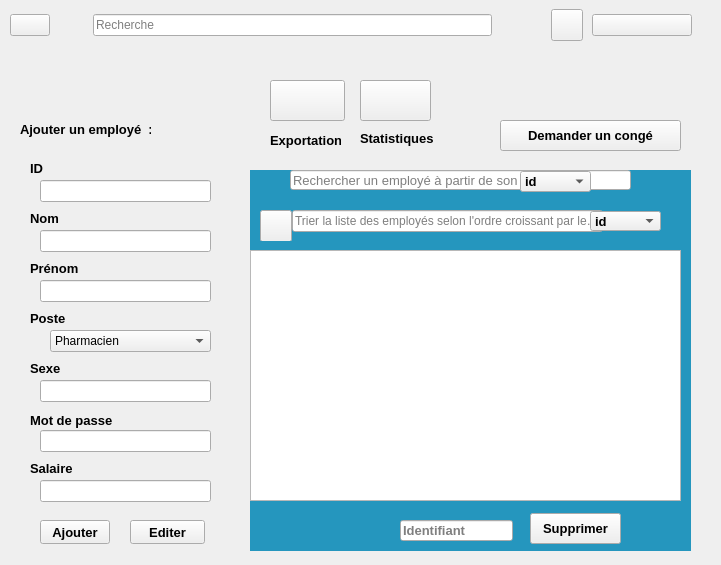
  <widget class="QWidget" name="mainbody" native="true">
   <property name="geometry">
    <rect>
     <x>200</x>
     <y>0</y>
     <width>721</width>
     <height>565</height>
    </rect>
   </property>
   <property name="font">
    <font>
     <bold>false</bold>
    </font>
   </property>
   <widget class="QWidget" name="widget_3" native="true">
    <property name="geometry">
     <rect>
      <x>0</x>
      <y>0</y>
      <width>701</width>
      <height>50</height>
     </rect>
    </property>
    <property name="minimumSize">
     <size>
      <width>400</width>
      <height>0</height>
     </size>
    </property>
    <property name="maximumSize">
     <size>
      <width>800</width>
      <height>135</height>
     </size>
    </property>
    <layout class="QHBoxLayout" name="horizontalLayout_7">
     <property name="spacing">
      <number>0</number>
     </property>
     <property name="leftMargin">
      <number>0</number>
     </property>
     <property name="topMargin">
      <number>0</number>
     </property>
     <property name="rightMargin">
      <number>0</number>
     </property>
     <property name="bottomMargin">
      <number>0</number>
     </property>
     <item alignment="Qt::AlignRight">
      <widget class="QWidget" name="widget_7" native="true">
       <layout class="QHBoxLayout" name="horizontalLayout_8">
        <property name="spacing">
         <number>7</number>
        </property>
        <property name="leftMargin">
         <number>10</number>
        </property>
        <property name="topMargin">
         <number>10</number>
        </property>
        <property name="rightMargin">
         <number>10</number>
        </property>
        <property name="bottomMargin">
         <number>10</number>
        </property>
        <item>
         <widget class="QPushButton" name="pushButton_3">
          <property name="text">
           <string/>
          </property>
          <property name="icon">
           <iconset resource="image.qrc">
            <normaloff>:/res/icone1.jog.png</normaloff>:/res/icone1.jog.png</iconset>
          </property>
          <property name="iconSize">
           <size>
            <width>50</width>
            <height>50</height>
           </size>
          </property>
         </widget>
        </item>
        <item>
         <widget class="QLabel" name="label_12">
          <property name="minimumSize">
           <size>
            <width>10</width>
            <height>0</height>
           </size>
          </property>
          <property name="text">
           <string/>
          </property>
          <property name="pixmap">
           <pixmap resource="image2.qrc">:/res/icone7</pixmap>
          </property>
          <property name="scaledContents">
           <bool>false</bool>
          </property>
          <property name="wordWrap">
           <bool>false</bool>
          </property>
         </widget>
        </item>
       </layout>
      </widget>
     </item>
     <item>
      <widget class="QWidget" name="widget_8" native="true">
       <property name="minimumSize">
        <size>
         <width>200</width>
         <height>0</height>
        </size>
       </property>
       <property name="maximumSize">
        <size>
         <width>553</width>
         <height>16777215</height>
        </size>
       </property>
       <layout class="QHBoxLayout" name="horizontalLayout_9">
        <property name="leftMargin">
         <number>9</number>
        </property>
        <property name="topMargin">
         <number>9</number>
        </property>
        <item>
         <widget class="QFrame" name="frame_2">
          <property name="minimumSize">
           <size>
            <width>50</width>
            <height>0</height>
           </size>
          </property>
          <property name="styleSheet">
           <string notr="true"/>
          </property>
          <property name="frameShape">
           <enum>QFrame::NoFrame</enum>
          </property>
          <layout class="QHBoxLayout" name="horizontalLayout_10">
           <property name="spacing">
            <number>0</number>
           </property>
           <property name="leftMargin">
            <number>0</number>
           </property>
           <property name="topMargin">
            <number>0</number>
           </property>
           <property name="rightMargin">
            <number>0</number>
           </property>
           <property name="bottomMargin">
            <number>0</number>
           </property>
           <item>
            <widget class="QLabel" name="label_4">
             <property name="maximumSize">
              <size>
               <width>30</width>
               <height>30</height>
              </size>
             </property>
             <property name="text">
              <string/>
             </property>
             <property name="pixmap">
              <pixmap resource="image.qrc">:/res/icone2.jpg.png</pixmap>
             </property>
             <property name="scaledContents">
              <bool>true</bool>
             </property>
            </widget>
           </item>
           <item>
            <widget class="QLineEdit" name="lineEdit_2">
             <property name="text">
              <string/>
             </property>
             <property name="placeholderText">
              <string>Recherche</string>
             </property>
            </widget>
           </item>
          </layout>
         </widget>
        </item>
       </layout>
      </widget>
     </item>
     <item>
      <widget class="QWidget" name="widget_9" native="true">
       <property name="minimumSize">
        <size>
         <width>200</width>
         <height>0</height>
        </size>
       </property>
       <layout class="QHBoxLayout" name="horizontalLayout_11">
        <property name="spacing">
         <number>9</number>
        </property>
        <property name="leftMargin">
         <number>50</number>
        </property>
        <property name="topMargin">
         <number>9</number>
        </property>
        <property name="rightMargin">
         <number>9</number>
        </property>
        <property name="bottomMargin">
         <number>9</number>
        </property>
        <item>
         <widget class="QPushButton" name="pushButton_4">
          <property name="minimumSize">
           <size>
            <width>32</width>
            <height>32</height>
           </size>
          </property>
          <property name="maximumSize">
           <size>
            <width>32</width>
            <height>32</height>
           </size>
          </property>
          <property name="toolTipDuration">
           <number>-2</number>
          </property>
          <property name="layoutDirection">
           <enum>Qt::LeftToRight</enum>
          </property>
          <property name="autoFillBackground">
           <bool>false</bool>
          </property>
          <property name="text">
           <string/>
          </property>
          <property name="icon">
           <iconset resource="image.qrc">
            <normaloff>:/res/icone4.jpg.png</normaloff>:/res/icone4.jpg.png</iconset>
          </property>
          <property name="iconSize">
           <size>
            <width>32</width>
            <height>32</height>
           </size>
          </property>
         </widget>
        </item>
        <item>
         <widget class="QPushButton" name="pushButton_15">
          <property name="text">
           <string/>
          </property>
          <property name="icon">
           <iconset resource="image20.qrc">
            <normaloff>:/res/icone20</normaloff>:/res/icone20</iconset>
          </property>
         </widget>
        </item>
       </layout>
      </widget>
     </item>
    </layout>
   </widget>
   <widget class="QFrame" name="employe">
    <property name="geometry">
     <rect>
      <x>10</x>
      <y>110</y>
      <width>230</width>
      <height>451</height>
     </rect>
    </property>
    <property name="minimumSize">
     <size>
      <width>230</width>
      <height>420</height>
     </size>
    </property>
    <property name="maximumSize">
     <size>
      <width>150</width>
      <height>600</height>
     </size>
    </property>
    <property name="frameShape">
     <enum>QFrame::NoFrame</enum>
    </property>
    <widget class="QFrame" name="frame_3">
     <property name="geometry">
      <rect>
       <x>0</x>
       <y>0</y>
       <width>151</width>
       <height>41</height>
      </rect>
     </property>
     <property name="maximumSize">
      <size>
       <width>200</width>
       <height>16777215</height>
      </size>
     </property>
     <property name="frameShape">
      <enum>QFrame::NoFrame</enum>
     </property>
     <widget class="QLabel" name="label">
      <property name="geometry">
       <rect>
        <x>10</x>
        <y>4</y>
        <width>131</width>
        <height>31</height>
       </rect>
      </property>
      <property name="font">
       <font>
        <pointsize>10</pointsize>
        <bold>true</bold>
       </font>
      </property>
      <property name="text">
       <string>Ajouter un employé  :</string>
      </property>
     </widget>
    </widget>
    <widget class="QLabel" name="label_5">
     <property name="geometry">
      <rect>
       <x>20</x>
       <y>50</y>
       <width>49</width>
       <height>16</height>
      </rect>
     </property>
     <property name="font">
      <font>
       <pointsize>10</pointsize>
       <bold>true</bold>
      </font>
     </property>
     <property name="text">
      <string>ID</string>
     </property>
    </widget>
    <widget class="QLineEdit" name="id">
     <property name="geometry">
      <rect>
       <x>30</x>
       <y>70</y>
       <width>171</width>
       <height>22</height>
      </rect>
     </property>
    </widget>
    <widget class="QLabel" name="label_6">
     <property name="geometry">
      <rect>
       <x>20</x>
       <y>100</y>
       <width>49</width>
       <height>16</height>
      </rect>
     </property>
     <property name="font">
      <font>
       <pointsize>10</pointsize>
       <bold>true</bold>
      </font>
     </property>
     <property name="text">
      <string>Nom</string>
     </property>
    </widget>
    <widget class="QLineEdit" name="nom">
     <property name="geometry">
      <rect>
       <x>30</x>
       <y>120</y>
       <width>171</width>
       <height>22</height>
      </rect>
     </property>
     <property name="font">
      <font>
       <pointsize>10</pointsize>
       <bold>false</bold>
      </font>
     </property>
    </widget>
    <widget class="QLabel" name="label_7">
     <property name="geometry">
      <rect>
       <x>20</x>
       <y>150</y>
       <width>81</width>
       <height>16</height>
      </rect>
     </property>
     <property name="font">
      <font>
       <pointsize>10</pointsize>
       <bold>true</bold>
      </font>
     </property>
     <property name="text">
      <string>Prénom</string>
     </property>
    </widget>
    <widget class="QLineEdit" name="prenom">
     <property name="geometry">
      <rect>
       <x>30</x>
       <y>170</y>
       <width>171</width>
       <height>22</height>
      </rect>
     </property>
    </widget>
    <widget class="QLabel" name="label_8">
     <property name="geometry">
      <rect>
       <x>20</x>
       <y>200</y>
       <width>49</width>
       <height>16</height>
      </rect>
     </property>
     <property name="font">
      <font>
       <pointsize>10</pointsize>
       <bold>true</bold>
      </font>
     </property>
     <property name="text">
      <string>Poste</string>
     </property>
    </widget>
    <widget class="QLabel" name="label_9">
     <property name="geometry">
      <rect>
       <x>20</x>
       <y>250</y>
       <width>49</width>
       <height>16</height>
      </rect>
     </property>
     <property name="font">
      <font>
       <pointsize>10</pointsize>
       <bold>true</bold>
      </font>
     </property>
     <property name="text">
      <string>Sexe</string>
     </property>
    </widget>
    <widget class="QLineEdit" name="sexe">
     <property name="geometry">
      <rect>
       <x>30</x>
       <y>270</y>
       <width>171</width>
       <height>22</height>
      </rect>
     </property>
    </widget>
    <widget class="QLabel" name="label_10">
     <property name="geometry">
      <rect>
       <x>20</x>
       <y>350</y>
       <width>49</width>
       <height>16</height>
      </rect>
     </property>
     <property name="font">
      <font>
       <pointsize>10</pointsize>
       <bold>true</bold>
      </font>
     </property>
     <property name="text">
      <string>Salaire</string>
     </property>
    </widget>
    <widget class="QLineEdit" name="salaire">
     <property name="geometry">
      <rect>
       <x>30</x>
       <y>370</y>
       <width>171</width>
       <height>22</height>
      </rect>
     </property>
    </widget>
    <widget class="QPushButton" name="ajouter">
     <property name="geometry">
      <rect>
       <x>30</x>
       <y>410</y>
       <width>70</width>
       <height>24</height>
      </rect>
     </property>
     <property name="font">
      <font>
       <pointsize>10</pointsize>
       <bold>true</bold>
      </font>
     </property>
     <property name="text">
      <string>Ajouter</string>
     </property>
    </widget>
    <widget class="QPushButton" name="editer">
     <property name="geometry">
      <rect>
       <x>120</x>
       <y>410</y>
       <width>75</width>
       <height>24</height>
      </rect>
     </property>
     <property name="font">
      <font>
       <pointsize>10</pointsize>
       <bold>true</bold>
      </font>
     </property>
     <property name="text">
      <string>Editer</string>
     </property>
    </widget>
    <widget class="QLabel" name="label_13">
     <property name="geometry">
      <rect>
       <x>20</x>
       <y>300</y>
       <width>121</width>
       <height>21</height>
      </rect>
     </property>
     <property name="font">
      <font>
       <pointsize>10</pointsize>
       <bold>true</bold>
      </font>
     </property>
     <property name="statusTip">
      <string/>
     </property>
     <property name="whatsThis">
      <string/>
     </property>
     <property name="accessibleName">
      <string/>
     </property>
     <property name="text">
      <string>Mot de passe</string>
     </property>
    </widget>
    <widget class="QLineEdit" name="password">
     <property name="geometry">
      <rect>
       <x>30</x>
       <y>320</y>
       <width>171</width>
       <height>22</height>
      </rect>
     </property>
    </widget>
    <widget class="QComboBox" name="comboBox">
     <property name="geometry">
      <rect>
       <x>40</x>
       <y>220</y>
       <width>161</width>
       <height>22</height>
      </rect>
     </property>
     <item>
      <property name="text">
       <string>Pharmacien</string>
      </property>
     </item>
     <item>
      <property name="text">
       <string>Preparateur</string>
      </property>
     </item>
     <item>
      <property name="text">
       <string>Ressources humaines</string>
      </property>
     </item>
     <item>
      <property name="text">
       <string>Responsable Stock</string>
      </property>
     </item>
     <item>
      <property name="text">
       <string>Assistant</string>
      </property>
     </item>
     <item>
      <property name="text">
       <string>Responsable des achats</string>
      </property>
     </item>
     <item>
      <property name="text">
       <string>Technicien</string>
      </property>
     </item>
     <item>
      <property name="text">
       <string>comptable</string>
      </property>
     </item>
     <item>
      <property name="text">
       <string>Agent de nettoyage</string>
      </property>
     </item>
    </widget>
   </widget>
   <widget class="QPushButton" name="ExportationButton">
    <property name="geometry">
     <rect>
      <x>270</x>
      <y>80</y>
      <width>75</width>
      <height>41</height>
     </rect>
    </property>
    <property name="text">
     <string/>
    </property>
    <property name="icon">
     <iconset resource="image6.qrc">
      <normaloff>:/res/icone10</normaloff>:/res/icone10</iconset>
    </property>
    <property name="iconSize">
     <size>
      <width>32</width>
      <height>32</height>
     </size>
    </property>
   </widget>
   <widget class="QPushButton" name="statistiqueButton">
    <property name="geometry">
     <rect>
      <x>360</x>
      <y>80</y>
      <width>71</width>
      <height>41</height>
     </rect>
    </property>
    <property name="text">
     <string/>
    </property>
    <property name="icon">
     <iconset resource="image7.qrc">
      <normaloff>:/res/icone11</normaloff>:/res/icone11</iconset>
    </property>
    <property name="iconSize">
     <size>
      <width>32</width>
      <height>32</height>
     </size>
    </property>
   </widget>
   <widget class="QLabel" name="label_23">
    <property name="geometry">
     <rect>
      <x>600</x>
      <y>40</y>
      <width>51</width>
      <height>91</height>
     </rect>
    </property>
    <property name="text">
     <string/>
    </property>
    <property name="pixmap">
     <pixmap resource="image16.qrc">:/res/icone16</pixmap>
    </property>
   </widget>
   <widget class="QLabel" name="label_24">
    <property name="geometry">
     <rect>
      <x>540</x>
      <y>50</y>
      <width>49</width>
      <height>71</height>
     </rect>
    </property>
    <property name="text">
     <string/>
    </property>
    <property name="pixmap">
     <pixmap resource="image18.qrc">:/res/icone18</pixmap>
    </property>
   </widget>
   <widget class="QLabel" name="label_25">
    <property name="geometry">
     <rect>
      <x>270</x>
      <y>130</y>
      <width>71</width>
      <height>20</height>
     </rect>
    </property>
    <property name="font">
     <font>
      <pointsize>10</pointsize>
      <bold>true</bold>
     </font>
    </property>
    <property name="text">
     <string>Exportation</string>
    </property>
   </widget>
   <widget class="QLabel" name="label_26">
    <property name="geometry">
     <rect>
      <x>360</x>
      <y>130</y>
      <width>81</width>
      <height>16</height>
     </rect>
    </property>
    <property name="font">
     <font>
      <pointsize>10</pointsize>
      <bold>true</bold>
     </font>
    </property>
    <property name="text">
     <string>Statistiques</string>
    </property>
   </widget>
   <widget class="QPushButton" name="Demande_conge">
    <property name="geometry">
     <rect>
      <x>500</x>
      <y>120</y>
      <width>181</width>
      <height>31</height>
     </rect>
    </property>
    <property name="font">
     <font>
      <pointsize>10</pointsize>
      <bold>true</bold>
     </font>
    </property>
    <property name="text">
     <string>Demander un congé</string>
    </property>
   </widget>
   <widget class="QStackedWidget" name="stackedWidget">
    <property name="geometry">
     <rect>
      <x>250</x>
      <y>170</y>
      <width>441</width>
      <height>381</height>
     </rect>
    </property>
    <property name="styleSheet">
     <string notr="true">#stackedWidget{
    background-color: #2596be;
	color: #000;
}</string>
    </property>
    <property name="currentIndex">
     <number>0</number>
    </property>
    <widget class="QWidget" name="page">
     <widget class="QFrame" name="frame_4">
      <property name="geometry">
       <rect>
        <x>0</x>
        <y>0</y>
        <width>391</width>
        <height>31</height>
       </rect>
      </property>
      <property name="frameShape">
       <enum>QFrame::NoFrame</enum>
      </property>
      <widget class="QLineEdit" name="lineEdit_recherche">
       <property name="geometry">
        <rect>
         <x>40</x>
         <y>0</y>
         <width>341</width>
         <height>20</height>
        </rect>
       </property>
       <property name="font">
        <font>
         <pointsize>10</pointsize>
         <bold>false</bold>
        </font>
       </property>
       <property name="text">
        <string/>
       </property>
       <property name="placeholderText">
        <string>Rechercher un employé à partir de son ID</string>
       </property>
      </widget>
      <widget class="QLabel" name="label_11">
       <property name="geometry">
        <rect>
         <x>10</x>
         <y>0</y>
         <width>25</width>
         <height>25</height>
        </rect>
       </property>
       <property name="minimumSize">
        <size>
         <width>25</width>
         <height>25</height>
        </size>
       </property>
       <property name="maximumSize">
        <size>
         <width>25</width>
         <height>25</height>
        </size>
       </property>
       <property name="text">
        <string/>
       </property>
       <property name="pixmap">
        <pixmap resource="image3.qrc">:/res/icone8</pixmap>
       </property>
       <property name="scaledContents">
        <bool>true</bool>
       </property>
      </widget>
      <widget class="QComboBox" name="comboBox_critere">
       <property name="geometry">
        <rect>
         <x>270</x>
         <y>1</y>
         <width>71</width>
         <height>21</height>
        </rect>
       </property>
       <property name="font">
        <font>
         <pointsize>10</pointsize>
         <bold>true</bold>
        </font>
       </property>
       <item>
        <property name="text">
         <string>id</string>
        </property>
       </item>
       <item>
        <property name="text">
         <string>post</string>
        </property>
       </item>
       <item>
        <property name="text">
         <string>salaire</string>
        </property>
       </item>
      </widget>
     </widget>
     <widget class="QPushButton" name="supp">
      <property name="geometry">
       <rect>
        <x>280</x>
        <y>343</y>
        <width>91</width>
        <height>31</height>
       </rect>
      </property>
      <property name="font">
       <font>
        <pointsize>10</pointsize>
        <bold>true</bold>
       </font>
      </property>
      <property name="text">
       <string>Supprimer</string>
      </property>
     </widget>
     <widget class="QTableView" name="tableView">
      <property name="geometry">
       <rect>
        <x>0</x>
        <y>80</y>
        <width>431</width>
        <height>251</height>
       </rect>
      </property>
     </widget>
     <widget class="QLineEdit" name="lineEdit_supp">
      <property name="geometry">
       <rect>
        <x>150</x>
        <y>350</y>
        <width>113</width>
        <height>21</height>
       </rect>
      </property>
      <property name="font">
       <font>
        <pointsize>10</pointsize>
        <bold>true</bold>
       </font>
      </property>
      <property name="placeholderText">
       <string>Identifiant</string>
      </property>
     </widget>
     <widget class="QFrame" name="frame_8">
      <property name="geometry">
       <rect>
        <x>0</x>
        <y>40</y>
        <width>421</width>
        <height>31</height>
       </rect>
      </property>
      <property name="frameShape">
       <enum>QFrame::NoFrame</enum>
      </property>
      <widget class="QLineEdit" name="lineEdit_tri">
       <property name="geometry">
        <rect>
         <x>42</x>
         <y>0</y>
         <width>311</width>
         <height>22</height>
        </rect>
       </property>
       <property name="placeholderText">
        <string>Trier la liste des employés selon l'ordre croissant par leur:</string>
       </property>
      </widget>
      <widget class="QPushButton" name="pushButton_11">
       <property name="geometry">
        <rect>
         <x>10</x>
         <y>0</y>
         <width>32</width>
         <height>32</height>
        </rect>
       </property>
       <property name="minimumSize">
        <size>
         <width>32</width>
         <height>32</height>
        </size>
       </property>
       <property name="maximumSize">
        <size>
         <width>32</width>
         <height>32</height>
        </size>
       </property>
       <property name="text">
        <string/>
       </property>
       <property name="icon">
        <iconset resource="image4.qrc">
         <normaloff>:/res/icone9</normaloff>:/res/icone9</iconset>
       </property>
      </widget>
      <widget class="QComboBox" name="comboBox_tri">
       <property name="geometry">
        <rect>
         <x>340</x>
         <y>1</y>
         <width>71</width>
         <height>20</height>
        </rect>
       </property>
       <property name="font">
        <font>
         <pointsize>10</pointsize>
         <bold>true</bold>
        </font>
       </property>
       <item>
        <property name="text">
         <string>id</string>
        </property>
       </item>
       <item>
        <property name="text">
         <string>nom</string>
        </property>
       </item>
       <item>
        <property name="text">
         <string>salaire</string>
        </property>
       </item>
      </widget>
     </widget>
    </widget>
    <widget class="QWidget" name="page_2">
     <widget class="QWidget" name="horizontalLayoutWidget_2">
      <property name="geometry">
       <rect>
        <x>20</x>
        <y>90</y>
        <width>391</width>
        <height>231</height>
       </rect>
      </property>
      <layout class="QHBoxLayout" name="horizontalLayout_3"/>
     </widget>
     <widget class="QPushButton" name="stat_btn">
      <property name="geometry">
       <rect>
        <x>160</x>
        <y>340</y>
        <width>93</width>
        <height>28</height>
       </rect>
      </property>
      <property name="text">
       <string>statistique</string>
      </property>
     </widget>
     <widget class="QPushButton" name="retour">
      <property name="geometry">
       <rect>
        <x>30</x>
        <y>30</y>
        <width>93</width>
        <height>28</height>
       </rect>
      </property>
      <property name="text">
       <string>Retour</string>
      </property>
     </widget>
    </widget>
   </widget>
  </widget>
